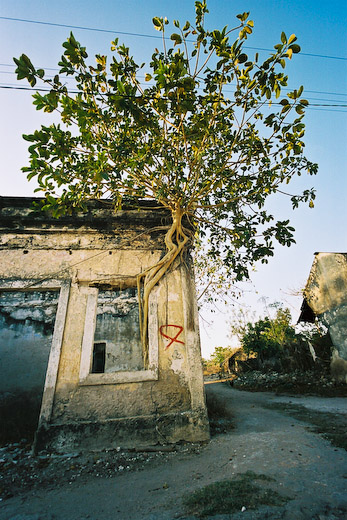
#> input picture CV2/image1.JPG, 347 x 520 px
$ python 'Trial 3.py'
#> lines starting #> are read from the running program, lines starting #| are printed output that depends on the picture; after the words box and inside, x2 and y2 are one past the last pixel; in counts of white or black regions, pixels touching at a corner belong together
import numpy as np
import cv2

img = cv2.imread("image1.JPG", cv2.IMREAD_COLOR)
#> img is the input picture: shape (520, 347, 3); mean B, G, R 112.1, 122.8, 110.4

cv2.line(img, (0,0), (150,150), (255,0,0), 15)
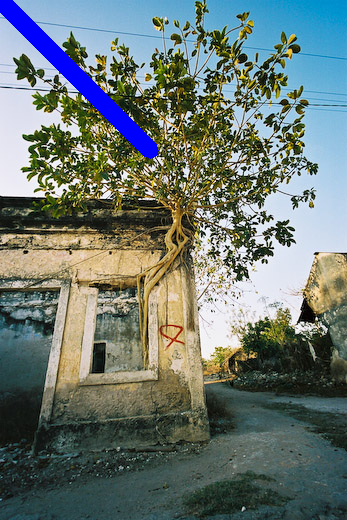
#> img: shape (520, 347, 3); 2.1% of pixels changed, all inside (x1, y1, x2, y2) = (0, 0, 159, 159)

cv2.imshow("image", img)
cv2.waitKey(0)
cv2.destroyAllWindows()
